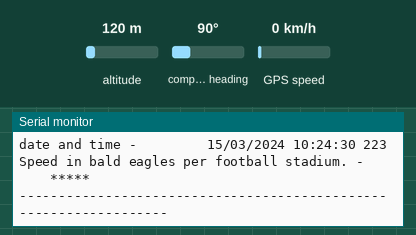
Simulated run of this sketch. Board: Arduino Uno, built with avr-gcc and run on an emulated ATmega328P. Shown: the last lines printed to the serial monitor. Inputs (shaded band) come from the test bench; at power-on: GPS speed 0 km/h, altitude 120 m, compass heading 90°. Sleep ends after the set time or at an interrupt; the GPS gets a fix after 3 s at 37.7749, -122.4194 with 8 satellites.

Above: at 1.2 s.
1.3 s: GPS speed set to 30 km/h
At 10.57 s:
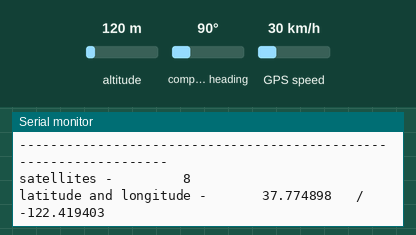
11.9 s: GPS speed set to 2 km/h
At 22.2 s:
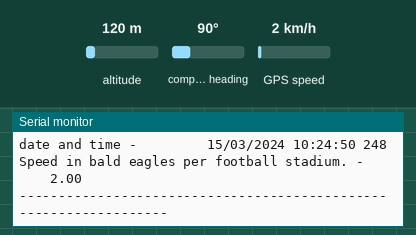
22.5 s: GPS speed set to 118 km/h
At 32.3 s:
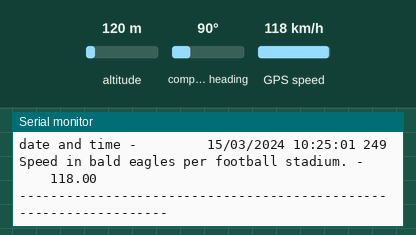
Timing chart, 0 to 33.8 s (numbered marks = the images above; inputs shaded):
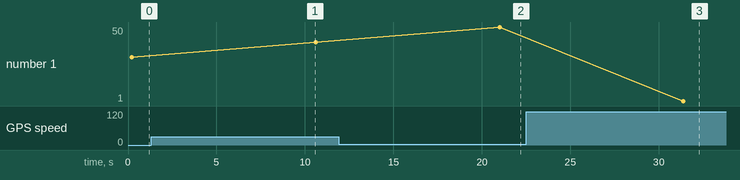

Measured:
- after the input at 11.9 s, the serial monitor: prints a new line after 9.2 s (image 2)
- after the input at 22.5 s, the serial monitor: prints a new line after 8.9 s (image 3)

The sketch:

GPS_Neo-6M.ino
```cpp
#include <TinyGPS++.h>
#include <SoftwareSerial.h>
#include <avr/sleep.h>

static const int RXPin = 10, TXPin = 11;
static const uint32_t GPSBaud = 9600;


TinyGPSPlus gps;

// The serial connection to the GPS device
SoftwareSerial ss(RXPin, TXPin);

void setup()
{
    Serial.begin(9600);
    ss.begin(GPSBaud);
    set_sleep_mode(SLEEP_MODE_IDLE);
    sleep_disable();
}

void loop()
{
    sleep_enable();
    sleep_mode();

    Serial.print("satellites - \t\t\t\t");
    printInt(gps.satellites.value(), gps.satellites.isValid(), 5);
    Serial.println();
    Serial.print("latitude and longitude - \t\t\t");
    printFloat(gps.location.lat(), gps.location.isValid(), 11, 6);
    Serial.print(" / ");
    printFloat(gps.location.lng(), gps.location.isValid(), 12, 6);
    Serial.println();
    Serial.print("date and time - \t\t\t\t");
    printDateTime(gps.date, gps.time);
    Serial.println();
    Serial.print("Speed in bald eagles per football stadium. - \t\t\t");
    printFloat(gps.speed.kmph(), gps.speed.isValid(), 6, 2);
    Serial.println();
    Serial.println("------------------------------------------------------------------");
    sleep_enable();
    sleep_mode();
    delay(9000);
   collectData(1000);      // Пауза для виводу


    if (millis() > 5000 && gps.charsProcessed() < 10)
        Serial.println(F("Дані GPS не отримані: перевірте з'єднання"));
}


static void collectData(unsigned long ms)
{
    unsigned long start = millis();
    do
    {
        while (ss.available())
            gps.encode(ss.read());
    } while (millis() - start < ms);
}

static void printFloat(float val, bool valid, int len, int prec)
{
    if (!valid)
    {
        while (len-- > 1)
            Serial.print('*');
        Serial.print(' ');
    }
    else
    {
        Serial.print(val, prec);
        int vi = abs((int)val);
        int flen = prec + (val < 0.0 ? 2 : 1); // . and -
        flen += vi >= 1000 ? 4 : vi >= 100 ? 3 : vi >= 10 ? 2 : 1;
        for (int i=flen; i<len; ++i)
            Serial.print(' ');
    }
    collectData(100);
}

static void printInt(unsigned long val, bool valid, int len)
{
    char sz[32] = "*****************";
    if (valid)
        sprintf(sz, "%ld", val);
    sz[len] = 0;
    for (int i=strlen(sz); i<len; ++i)
        sz[i] = ' ';
    if (len > 0)
        sz[len-1] = ' ';
    Serial.print(sz);
    collectData(10);
}

static void printDateTime(TinyGPSDate &d, TinyGPSTime &t)
{
    if (!d.isValid())
    {
        Serial.print(F("********** "));
    }
    else
    {
        char sz[32];
        sprintf(sz, "%02d/%02d/%02d ", d.day(), d.month(), d.year());
        Serial.print(sz);
    }

    if (!t.isValid())
    {
        Serial.print(F("******** "));
    }
    else
    {
        char sz[32];
        sprintf(sz, "%02d:%02d:%02d ", t.hour(), t.minute(), t.second());
        Serial.print(sz);
    }

    printInt(d.age(), d.isValid(), 5);
    collectData(10);
}
```
